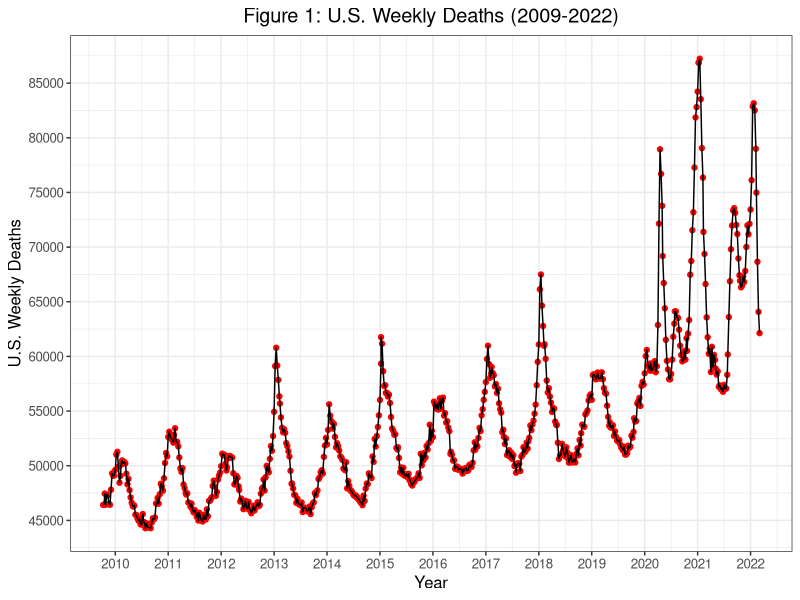
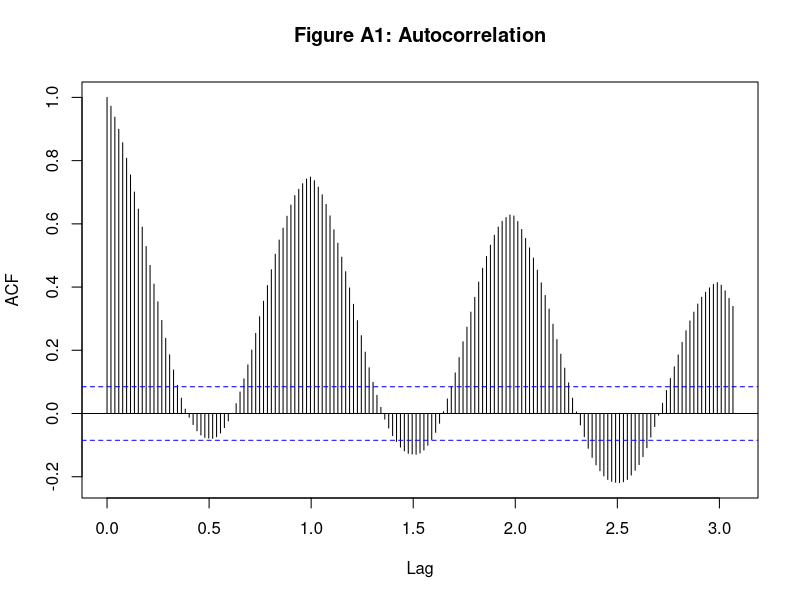
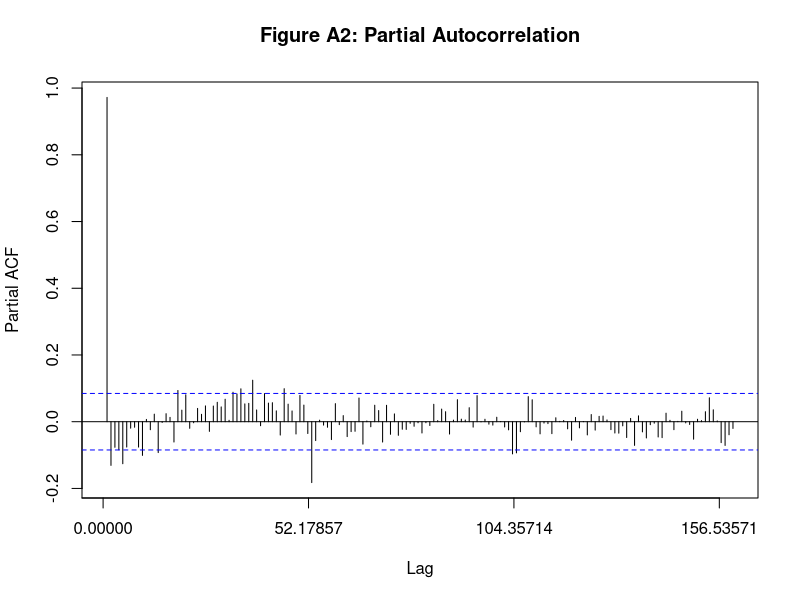
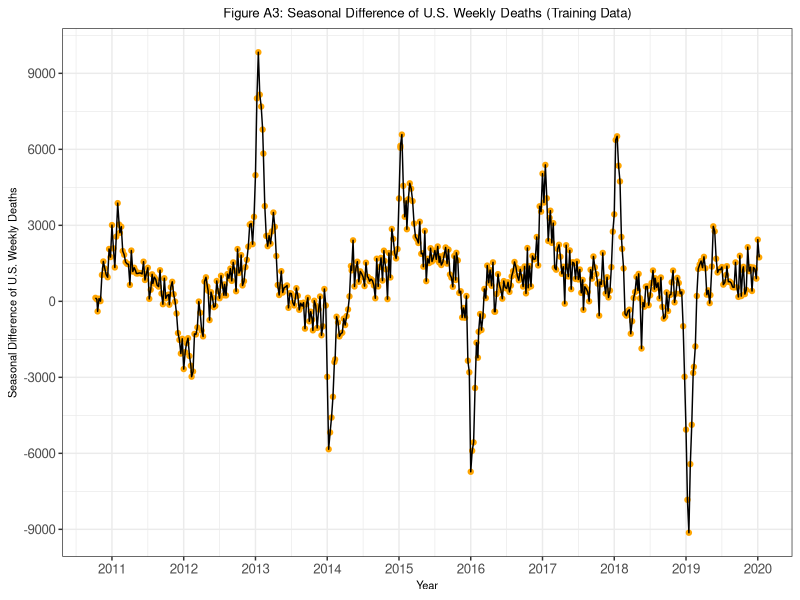

These charts were generated, in order, by the following R code: (Note: a time limit stopped this script after it produced the figures.)
## ---- chunk 1
knitr::opts_chunk$set(echo = TRUE)
## ---- chunk 2
library(ggplot2)
library(forecast)
library(urca)
## ---- chunk 3
data <- read.csv("US_Weekly_Deaths.csv", as.is=T)
training_data <- as.ts(data[1:535,]) # Before COVID deaths
training_data <- ts(training_data, start = 2009.7665982, frequency = 52.17857)
testing_data <- as.ts(data[536:dim(data)[1],]) # Week 536 has first COVID death
testing_data <- ts(testing_data, start = 2020.03832991, frequency = 52.17857)
## ---- chunk 4
# Plot of US Weekly Deaths (2009-2022)
ggplot(data, aes(x = Date, y = All.Deaths)) + 
  geom_point(col = "red") + 
  geom_line() +
  labs(x = "Year",
       y = "U.S. Weekly Deaths",
       title = "Figure 1: U.S. Weekly Deaths (2009-2022)") +
  scale_x_continuous(breaks = seq(2009, 2022, by = 1)) +
  scale_y_continuous(breaks = seq(45000, 85000, by = 5000)) +
  theme_bw() +
  theme(text = element_text(size = 12), 
        plot.title = element_text(hjust = 0.5))
## ---- chunk 5
# Time Series for All Deaths
Deaths <- training_data[,"All.Deaths"]
Year <- training_data[,"Year"]
Week <- training_data[,"Week"]
## ---- chunk 6
summary(Deaths) # Summary of Weekly Deaths Pre-COVID (Training Dataset)
summary(testing_data[,"All.Deaths"]) # Summary of Weekly Deaths During COVID (Testing Dataset)
## ---- chunk 7
# Autocorrelation
acf(Deaths, lag = 160, main = 'Figure A1: Autocorrelation') # acf
## ---- chunk 8
# Partial Autocorrelation
Pacf(Deaths, lag = 160, main = 'Figure A2: Partial Autocorrelation') 
## ---- chunk 9
# Kwiatkowski-Phillips-Schmidt-Shin (KPSS) test for Stationarity
summary(ur.kpss(Deaths)) # reject null (NOT stationary)
## ---- chunk 10
SD_Deaths <- diff(Deaths, lag = 52, differences = 1)
## ---- chunk 11
summary(ur.kpss(SD_Deaths)) # stationary
## ---- chunk 12
# Seasonal Difference of U.S. Weekly Deaths
SD_deaths_data <- data.frame(Year = training_data[53:length(Deaths),"Date"], SD_Deaths)

ggplot(SD_deaths_data, aes(x = Year, y = SD_Deaths)) + 
  geom_point(col = "orange") + 
  geom_line() +
  labs(x = "Year",
       y = "Seasonal Difference of U.S. Weekly Deaths",
       title = "Figure A3: Seasonal Difference of U.S. Weekly Deaths (Training Data)") +
  scale_x_continuous(breaks = seq(2009, 2020, by = 1)) +
  scale_y_continuous(breaks = seq(-15000, 15000, by = 3000)) +
  theme_bw() +
  theme(text = element_text(size = 12), 
        plot.title = element_text(hjust = 0.5),
        title = element_text(size = 8))
## ---- chunk 13
M513 <- arima(Deaths, order = c(3,0,2), seasonal = list(order = c(0,1,2), period = 52))
summary(M513)
## ---- chunk 14
tsdisplay(residuals(M513), lag.max = 100, main='Figure A4: Model Residuals')
## ---- chunk 15
forecast <- forecast(M513, h = 113) # 113 weeks in the testing data set
## ---- chunk 16
plot(forecast, xlab = "Year", 
     ylab = "U.S. Weekly Deaths", 
     main = "Figure A5: Observed and Predicted U.S. Weekly Deaths",
     ylim = c(35000, 90000), cex.main = 0.85)
lines(testing_data[,"All.Deaths"], col = "red")
legend("topleft", legend = c("Observed Deaths (Pre-COVID)", "Observed Deaths (During COVID-19 Pandemic)", "Predicted Deaths Point Estimate (During COVID-19 Pandemic)", "Predicted Deaths 80% Prediction Interval", "Predicted Deaths 95% Prediction Interval"), 
       lty = 1, lwd = c(2, 2, 2, 10, 10), col = c("black", "red", "blue", "lightsteelblue4", "gray85"), cex = 0.5)
## ---- chunk 17
point_estimate <- forecast$mean
upper_bound <- forecast$upper[,2]
excess_deaths <- as.numeric(testing_data[,"All.Deaths"]) - as.numeric(upper_bound)
excess_deaths_data <- data.frame(Year = testing_data[,"Date"], COVID_deaths = testing_data[,"COVID.19.Deaths"], excess_deaths)
## ---- chunk 18
sum(excess_deaths) # total number of excess deaths
## ---- chunk 19
sum(testing_data[,"COVID.19.Deaths"]) # total number of COVID deaths
## ---- chunk 20
round(cor(excess_deaths, testing_data[,"COVID.19.Deaths"]), 3)
cor.test(excess_deaths, testing_data[,"COVID.19.Deaths"])
## ---- chunk 21
ggplot(excess_deaths_data, aes(x = Year, y = excess_deaths)) + 
  geom_point(data = excess_deaths_data, aes(x = Year, y = excess_deaths), color = "black") +
  geom_point(data = excess_deaths_data, aes(x = Year, y = COVID_deaths), color = "black") +
  geom_line(data = excess_deaths_data, aes(x = Year, y = excess_deaths, color = 'Excess Deaths')) +
  geom_line(data = excess_deaths_data, aes(x = Year, y = COVID_deaths, color = 'COVID-19 Deaths')) +
  labs(x = "Year",
       y = "U.S. Weekly Deaths",
       title = "Figure 2: U.S. Weekly Excess Deaths and COVID-19 Deaths (2020-2022)") +
  scale_x_continuous(breaks = seq(2020, 2022.5, by = 0.5)) +
  scale_y_continuous(breaks = seq(0, 30000, by = 5000)) +
  theme_bw() +
  theme(text = element_text(size = 7),
        plot.title = element_text(hjust = 0.5)) +
  scale_color_manual(name = 'Legend',
                     breaks=c("Excess Deaths", "COVID-19 Deaths"),
                     values=c("Excess Deaths" = "blue", "COVID-19 Deaths" = "red"))
